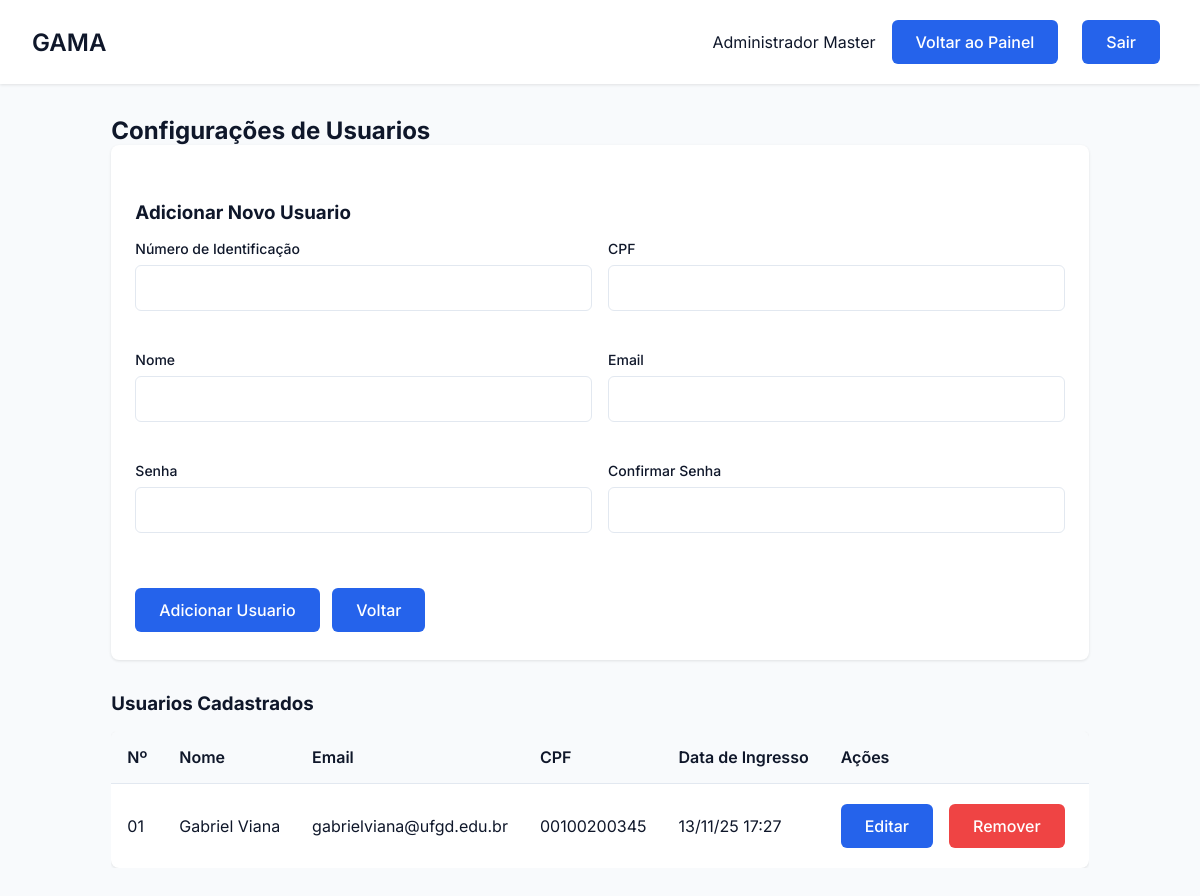
The app's page /usuario/config_usuarios (signed in), older data.
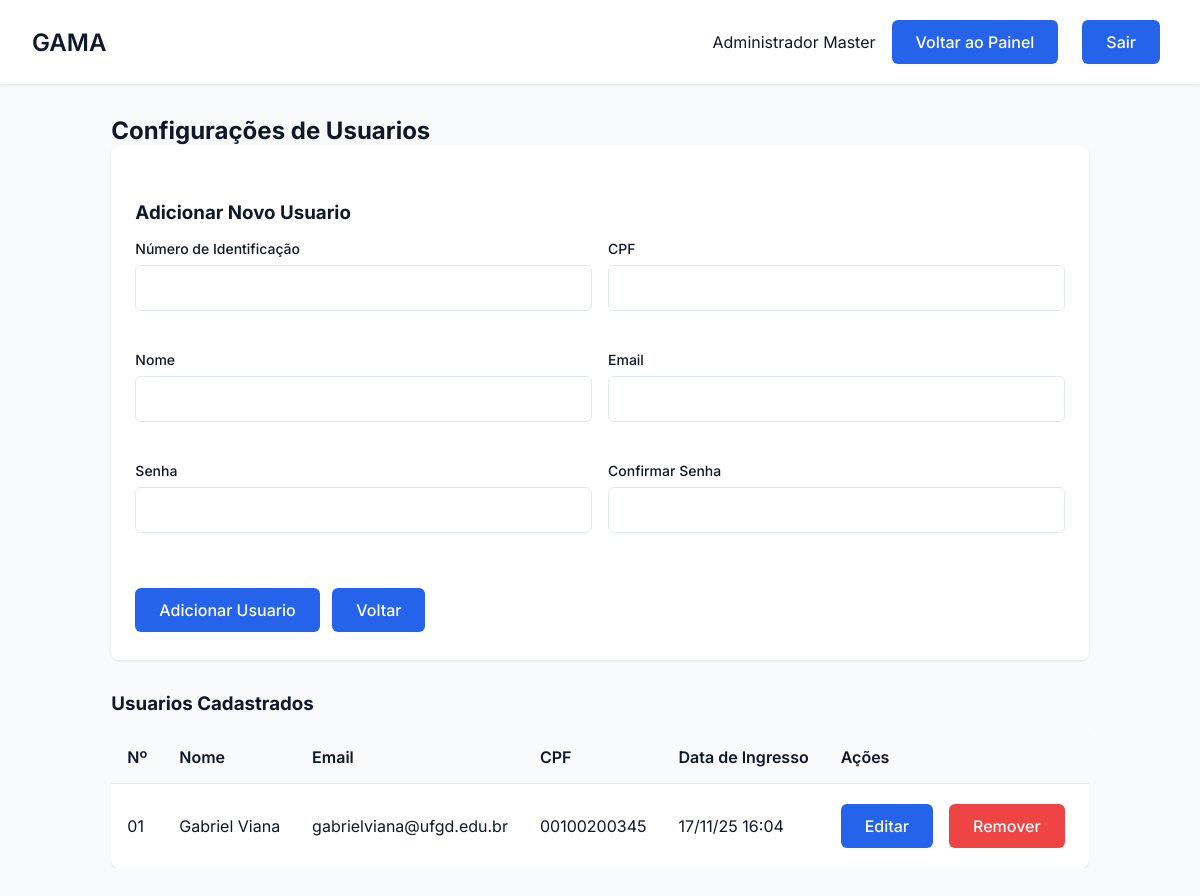
The same page, newer data.
### tables this page shows
CREATE TABLE Usuario (
        id_usuario TEXT PRIMARY KEY,
        cpf_usuario TEXT NOT NULL,
        nome TEXT NOT NULL,
        email TEXT NOT NULL,
        senha TEXT NOT NULL,
        tipo TEXT NOT NULL CHECK (tipo IN ('administrador', 'usuario')),
        data_ingresso DATETIME NOT NULL,
        data_saida DATETIME
    );

### gama/routes/usuario_routes.py (the view, shortened to what this page needs)
@usuario_bp.route('/config_usuarios', methods=['GET', 'POST'])
def config_usuarios():
    if 'usuario_id' not in session or session.get('tipo') != 'administrador':
        flash('Acesso negado.', 'error')
        return redirect(url_for('auth.login'))
    usuarios_originais = Usuario.get_all()
    usuarios_processados = []
    for usuario_tupla in usuarios_originais:
        usuario_lista = list(usuario_tupla)
        data_ingresso = usuario_lista[6]
        if isinstance(data_ingresso, str):
            try:
                usuario_lista[6] = datetime.strptime(data_ingresso.split('.')[0], '%Y-%m-%d %H:%M:%S')
            except ValueError:
                print(f"AVISO: Não foi possível converter a data '{data_ingresso}' para o usuario {usuario_lista[0]}.")
                usuario_lista[6] = data_ingresso
        usuarios_processados.append(tuple(usuario_lista))
    return render_template('config_usuarios.html', usuarios=usuarios_processados, nome=session.get('nome'))

### app.py (called while the page is built)
@app.before_request
def make_session_permanent():
    session.permanent = True

### gama/database/database.py (called while the page is built)
def conectar():
    diretorio_db = "gama/database"
    if not os.path.exists(diretorio_db):
        os.makedirs(diretorio_db)
    return sqlite3.connect(f"{diretorio_db}/editais.db")

### gama/models/usuario.py (called while the page is built)
    @staticmethod
    def get_all():
        conn = conectar()
        cursor = conn.cursor()
        try:
            cursor.execute("SELECT * FROM Usuario WHERE tipo = 'usuario'")
            return cursor.fetchall()
        except sqlite3.Error as e:
            print(f"Erro ao buscar usuários: {e}")
            return []
        finally:
            conn.close()

### gama/templates/config_usuarios.html (shortened to what this page needs)
<!DOCTYPE html>
<html lang="pt-BR">
<head>
    <link rel="stylesheet" href="{{ url_for('static', filename='css/estilo.css') }}">
    <link rel="stylesheet" href="{{ url_for('static', filename='css/usuarios.css') }}">
    <link rel="stylesheet" href="{{ url_for('static', filename='css/dashboard.css') }}">
    <link rel="stylesheet" href="https://cdnjs.cloudflare.com/ajax/libs/font-awesome/6.5.0/css/all.min.css">
</head>
<body>
    <div class="dashboard">
        <header class="dashboard-header">
            <nav class="dashboard-nav container">
                <h1 class="dashboard-title">GAMA</h1>
                <div class="dashboard-user">
                    <span>{{ session.get('nome') }}</span>
                        <a href="{{ url_for('admin.painel_admin') }}" class="btn btn-primary">Voltar ao Painel</a>
                        <a href="{{ url_for('auth.logout') }}" class="btn btn-primary">Sair</a>
                </div>
            </nav>
        </header>
        <main class="dashboard-content container">
            <h2>Configurações de Usuarios</h2>
            <div class="form-container">
                <h3 class="titulo">Adicionar Novo Usuario</h3>
                <form action="{{ url_for('usuarios.config_usuarios') }}" method="POST">
                    <div class="form-row">
                        <div class="form-group">
                            <label for="id_usuario" class="form-label">Número de Identificação</label>
                            <input type="text" id="id_usuario" name="id_usuario" class="form-input" required>
                        </div>
                        <div class="form-group">
                            <label for="cpf_usuario" class="form-label">CPF</label>
                            <input type="text" id="cpf_usuario" name="cpf_usuario" class="form-input" required>
                        </div>
                    </div>
                    <div class="form-row">
                        <div class="form-group">
                            <label for="nome" class="form-label">Nome</label>
                            <input type="text" id="nome" name="nome" class="form-input" required>
                        </div>
                        <div class="form-group">
                            <label for="email" class="form-label">Email</label>
                            <input type="email" id="email" name="email" class="form-input" required>
                        </div>
                    </div>
                    <div class="form-row">
                        <div class="form-group">
                            <label for="senha" class="form-label">Senha</label>
                            <input type="password" id="senha" name="senha" class="form-input" required>
                        </div>
                        <div class="form-group">
                            <label for="confirmar_senha" class="form-label">Confirmar Senha</label>
                            <input type="password" id="confirmar_senha" name="confirmar_senha" class="form-input" required>
                        </div>
                    </div>
                    <div>
                        <button type="submit" class="btn btn-primary">Adicionar Usuario</button>
                        <a href="{{ url_for('admin.painel_admin') }}" class="btn btn-secondary">Voltar</a>
                    </div>
                </form>
            </div>
            <h3 class="titulo">Usuarios Cadastrados</h3>
            <div class="tabela-container">
                <table class="table">
                    <thead>
                        <tr>
                            <th>Nº</th>
                            <th>Nome</th>
                            <th>Email</th>
                            <th>CPF</th>
                            <th>Data de Ingresso</th>
                            <th>Ações</th>
                        </tr>
                    </thead>
                    <tbody>
                        {% for usuario in usuarios %}
                        <tr>
                            <td>{{ usuario[0] }}</td>
                            <td>{{ usuario[2] }}</td>
                            <td>{{ usuario[3] }}</td>
                            <td>{{ usuario[1] }}</td>
                            <td>{{ usuario[6].strftime('%d/%m/%y %H:%M') }}</td>
                            <td class="acoes">
                                <button class="btn btn-secundario" onclick="openEditModal('{{ usuario[0] }}', '{{ usuario[2] }}', '{{ usuario[3] }}', '{{ usuario[1] }}')">Editar</button>
                                <form action="{{ url_for('usuarios.remover_usuario', id_usuario=usuario[0]) }}" method="POST" class="inline-form" onsubmit="return confirm('Tem certeza que deseja remover este usuario?');">
                                    <button type="submit" class="btn btn-perigo">Remover</button>
                                </form>
                            </td>
                        </tr>
                        {% endfor %}
                    </tbody>
                </table>
            </div>
        </main>
    </div>
</body>
</html>

### gama/static/css/estilo.css (style rules this page uses)
* { margin: 0; padding: 0; box-sizing: border-box; font-family: 'Inter', sans-serif; }
:root { --primary: #2563eb; --primary-dark: #4338ca; --secondary: #64748b; --danger: #ef4444; --success: #22c55e; --background: #f8fafc; --surface: #ffffff; --text: #0f172a; --text-light: #64748b; --primary-light: #93c5fd; --secondary: #2563eb; --accent: #10b981; --card-bg: #ffffff; }
body { background-color: var(--background); color: var(--text); min-height: 100vh; }
.container { max-width: 1200px; margin: 0 auto; padding: 0 1rem; }
.form-group { margin-bottom: 1.5rem; }
.form-label { display: block; font-size: 0.875rem; font-weight: 500; margin-bottom: 0.5rem; color: var(--text); }
.form-input { width: 100%; padding: 0.75rem 1rem; border: 1px solid #e2e8f0; border-radius: 6px; font-size: 1rem; transition: all 0.2s; }
.btn { display: inline-flex; align-items: center; justify-content: center; padding: 0.75rem 1.5rem; margin-right: 0.5rem; margin-top: 0.25rem; margin-bottom: 0.25rem; background-color: var(--primary); color: white; font-size: 1rem; font-weight: 500; border-radius: 6px; cursor: pointer; transition: all 0.2s; border: none; text-decoration: none; }
.btn-primary { background-color: var(--primary); color: white; }
.dashboard-content { padding: 2rem; }
.btn-secondary { background-color: var(--secondary); color: white; }

### gama/static/css/usuarios.css (style rules this page uses)
.titulo { margin-top: 2rem; margin-bottom: 1rem; }
.tabela-container { overflow-x: auto; margin-bottom: 2rem; }
.table { width: 100%; border-collapse: collapse; background-color: var(--surface); border-radius: 8px; overflow: hidden; box-shadow: 0 1px 3px 0 rgb(0 0 0 / 0.1); }
.table th, .table td { padding: 1rem; text-align: left; border-bottom: 1px solid #e2e8f0; }
.table th { background-color: #f8fafc; font-weight: 600; }
.table tr:last-child td { border-bottom: none; }
.acoes { display: flex; gap: 0.5rem; }
.btn-secondary { margin-top: 15px; background-color: var(--secondary); color: white; text-decoration: none; }
.btn-perigo { background-color: var(--danger); color: white; }
.form-container { background-color: var(--surface); padding: 1.5rem; border-radius: 8px; box-shadow: 0 1px 3px 0 rgb(0 0 0 / 0.1); margin-bottom: 2rem; }
.form-row { display: flex; gap: 1rem; margin-bottom: 1rem; }
.form-group { flex: 1; }

### gama/static/css/dashboard.css (style rules this page uses)
.dashboard { min-height: 100vh; display: grid; grid-template-rows: auto 1fr; }
.dashboard-header { background: var(--surface); padding: 1rem; box-shadow: 0 1px 3px 0 rgb(0 0 0 / 0.1); margin-bottom: 2rem; }
.dashboard-nav { display: flex; justify-content: space-between; align-items: center; }
.container { max-width: 1200px; margin: 0 auto; padding: 0 1rem; }
.dashboard-title { font-size: 1.5rem; font-weight: 600; }
.dashboard-user { display: flex; align-items: center; gap: 1rem; }

Row changes from the older to the newer data that the page shows:
changed Usuario "Gabriel Viana": usuario "13/11/25 17:27" → "17/11/25 16:04"
